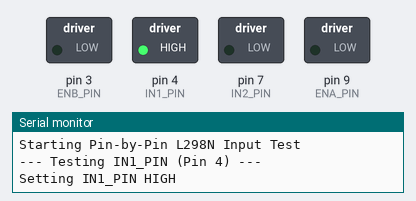
Simulated run of this sketch. Board: Arduino Uno, built with avr-gcc and run on an emulated ATmega328P. Parts: switched loads named in the sketch (green lamp = pin HIGH), the last lines printed to the serial monitor.

Above: at 0.1 s.
At 4.1 s:
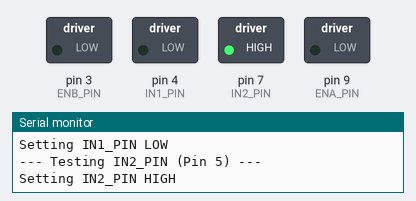
At 6.1 s:
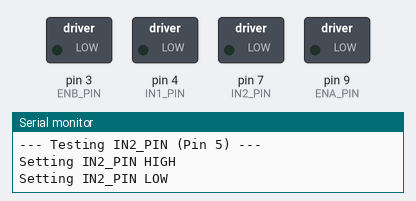
At 20.1 s:
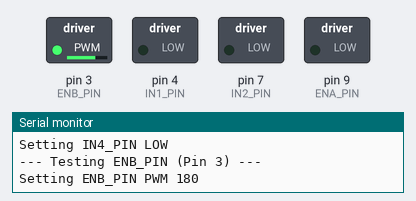
At 37.1 s:
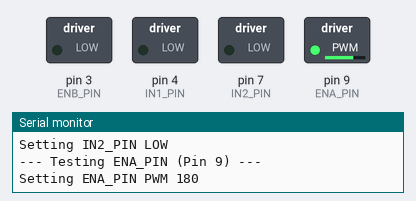
Timing chart, 0 to 40.0 s (numbered marks = the images above):
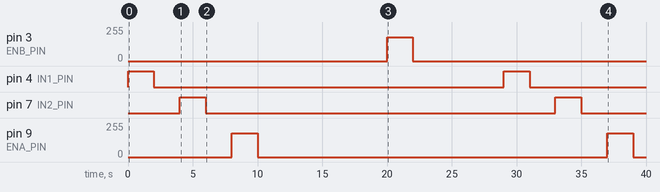

Measured:
- by itself, pin 3 (ENB_PIN): 0/255 → 180/255 at 20.0 s, → 0/255 2.0 s later
- by itself, pin 4 (IN1_PIN), pin 7 (IN2_PIN): alternates HIGH for 2.0 s and LOW for 27.0 s
- by itself, pin 9 (ENA_PIN): alternates 180/255 for 2.0 s and 0/255 for 27.0 s

The sketch:

pin_test.ino
```cpp
// Your L298N Pin Definitions:
const int ENA_PIN = 9;
const int IN1_PIN = 4;
const int IN2_PIN = 7;

const int ENB_PIN = 3;
const int IN3_PIN = 6;
const int IN4_PIN = 8;

void setup() {
  Serial.begin(115200);
  while (!Serial);
  Serial.println("Starting Pin-by-Pin L298N Input Test");

  // Set only ONE group of motor pins as output initially
  pinMode(ENA_PIN, OUTPUT);
  pinMode(IN1_PIN, OUTPUT);
  pinMode(IN2_PIN, OUTPUT);
  // Keep ENB, IN3, IN4 as INPUT or comment out their pinMode for now

  // Ensure other pins are not accidentally driven if they are still OUTPUT
  // For pins not being tested, set them to INPUT to be safe if you don't want to control their state
  // pinMode(ENB_PIN, INPUT);
  // pinMode(IN3_PIN, INPUT);
  // pinMode(IN4_PIN, INPUT);
}

void loop() {
  Serial.println("\n--- Testing IN1_PIN (Pin 4) ---");
  Serial.println("Setting IN1_PIN HIGH");
  digitalWrite(IN1_PIN, HIGH);
  delay(2000);


  Serial.println("Setting IN1_PIN LOW");
  digitalWrite(IN1_PIN, LOW);
  delay(2000);


  Serial.println("\n--- Testing IN2_PIN (Pin 5) ---");
  Serial.println("Setting IN2_PIN HIGH");
  digitalWrite(IN2_PIN, HIGH);
  delay(2000);


  Serial.println("Setting IN2_PIN LOW");
  digitalWrite(IN2_PIN, LOW);
  delay(2000);


  Serial.println("\n--- Testing ENA_PIN (Pin 9) ---");
  Serial.println("Setting ENA_PIN PWM 180");
  analogWrite(ENA_PIN, 180);
  delay(2000);


  Serial.println("Setting ENA_PIN PWM 0");
  analogWrite(ENA_PIN, 0);
  delay(2000);


  Serial.println("\n--- Testing for IN3_PIN (Pin 6) ---");
  Serial.println("Setting IN3_PIN HIGH");
  digitalWrite(IN3_PIN, HIGH);
  delay(2000);

  Serial.println("Setting IN3_PIN LOW");
  digitalWrite(IN3_PIN, LOW);
  delay(2000);

  Serial.println("\n--- Testing IN4_PIN (Pin 8) ---");
  Serial.println("Setting IN4_PIN HIGH");
  digitalWrite(IN4_PIN, HIGH);
  delay(2000);

  Serial.println("Setting IN4_PIN LOW");
  digitalWrite(IN4_PIN, LOW);
  delay(2000);

  Serial.println("\n--- Testing ENB_PIN (Pin 3) ---");
  Serial.println("Setting ENB_PIN PWM 180");
  analogWrite(ENB_PIN, 180);
  delay(2000);

  Serial.println("Setting ENB_PIN PWM 0");
  analogWrite(ENB_PIN, 0);
  delay(2000);


  Serial.println("\n--- Test Cycle Complete for Motor A Pins ---");
  Serial.println("Waiting 5 seconds before repeating...");
  delay(5000);
}
```
